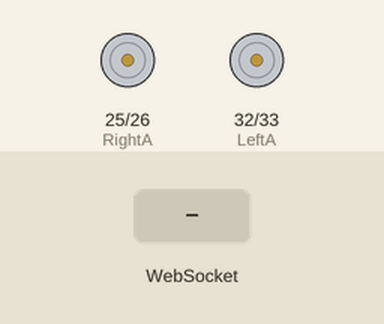
Bench run of a program on a simulated ESP32. On the bench: motor-driver pin pairs drawn as motors (green arrow = first pin HIGH = forward, orange = second pin HIGH = backward, longer = more drive). The test bench sets the inputs (shaded band). WiFi joins after 1.5 s; servers stay silent unless stated; what the program prints to the serial monitor is not drawn.

Above: at 2.7 s.
2.8 s: WebSocket text "F" received
At 2.95 s:
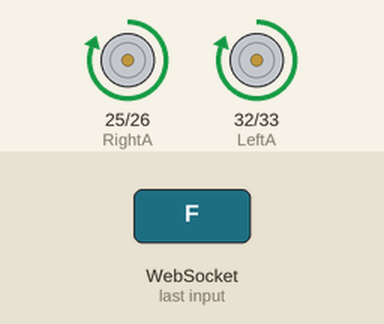
4.6 s: WebSocket text "B" received
At 4.75 s:
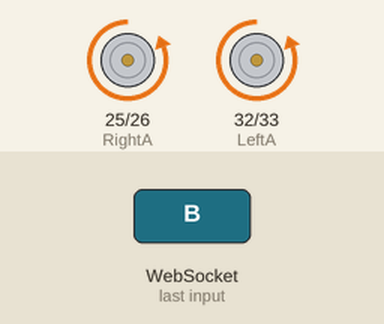
6.4 s: WebSocket text "L" received
At 6.55 s:
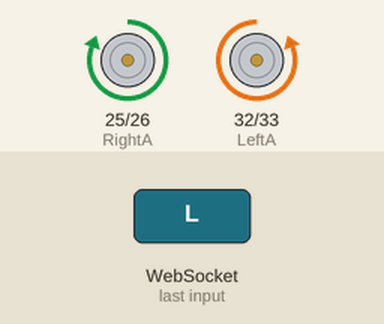
8.2 s: WebSocket text "R" received
At 8.35 s:
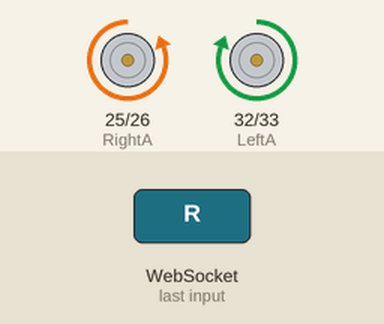
Timing chart, 0 to 11.0 s (numbered marks = the images above; inputs shaded):
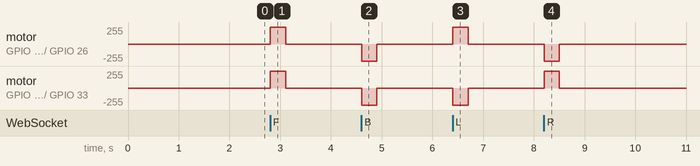

The program:

main.cpp
```cpp
// ESP32 Devkit V1 with DRV8833 motor driver
// Continuous command streaming + short motor failsafe

#include <WiFi.h>
#include <ESPAsyncWebServer.h>
#include "esp_wifi.h"

// -------------------- CONFIG --------------------
#ifndef WIFI_SSID
#define WIFI_SSID "YOUR_SSID"
#endif

#ifndef WIFI_PASSWORD
#define WIFI_PASSWORD "YOUR_PASSWORD"
#endif

const char* ssid = WIFI_SSID;
const char* password = WIFI_PASSWORD;

const char* CODE_VERSION = "v0.31";

// -------------------- GLOBALS --------------------
AsyncWebServer server(80);
AsyncWebSocket ws("/ws");

unsigned long lastCommandTime = 0;
const unsigned long commandTimeout = 300;

char currentState[8] = "STOP";

// -------------------- MOTOR PINS --------------------
#define LeftA  32
#define LeftB  33
#define RightA 25
#define RightB 26

// Bit Order: LA LB RA RB
#define DIR_STOP  0b0000
#define DIR_FWD   0b1010
#define DIR_BACK   0b0101
#define DIR_LEFT  0b0110
#define DIR_RIGHT 0b1001

// -------------------- HTML --------------------
const char index_html[] PROGMEM = R"rawliteral(
<!DOCTYPE html>
<html>
<head>
<meta name="viewport" content="width=device-width, initial-scale=1">

<style>
body {
  font-family: sans-serif;
  text-align: center;
}

.grid {
  display: grid;
  grid-template-columns: 80px 80px 80px;
  grid-template-rows: 80px 80px 80px;
  gap: 10px;
  justify-content: center;
  margin-top: 30px;
}

button {
  font-size: 16px;
  background-color: #ccc;
  border: none;
  border-radius: 5px;
  cursor: pointer;
  transition: background-color 0.05s;
}

button.active {
  background-color: #4CAF50;
  color: white;
}

.motor-status {
  margin: 20px auto;
  padding: 20px;
  border: 2px solid #ddd;
  border-radius: 10px;
  width: 320px;
  background-color: #f9f9f9;
}

.motor-indicator {
  display: inline-block;
  width: 30px;
  height: 30px;
  margin: 5px;
  border-radius: 50%;
  background-color: #ccc;
}

.motor-indicator.active {
  background-color: #4CAF50;
}

.wifi-status {
  margin-left: 10px;
  padding: 5px 10px;
  border-radius: 5px;
  font-size: 12px;
}

.wifi-connected {
  background-color: #4CAF50;
  color: white;
}

.wifi-disconnected {
  background-color: #f44336;
  color: white;
}
</style>
</head>

<body>

<h3>ESP32 Motor Control</h3>
<div>Code Version: %VERSION%</div>

<div class="grid">
  <div></div><button id="fwd">F</button><div></div>
  <button id="left">L</button><button id="stop">STOP</button><button id="right">R</button>
  <div></div><button id="back">B</button><div></div>
</div>

<div class="motor-status">
<div>Browser Command Sent</div>

  <div id="la-pin" class="motor-indicator"></div>
  <div id="lb-pin" class="motor-indicator"></div>
  <div id="ra-pin" class="motor-indicator"></div>
  <div id="rb-pin" class="motor-indicator"></div>

  <div style="margin-top:20px;">
    <div>ESP32 Motor State</div>

    <div id="esp-la-pin" class="motor-indicator"></div>
    <div id="esp-lb-pin" class="motor-indicator"></div>
    <div id="esp-ra-pin" class="motor-indicator"></div>
    <div id="esp-rb-pin" class="motor-indicator"></div>
  </div>

 <div style="
  margin-top:15px;
  display:flex;
  justify-content:center;
  align-items:flex-start;
  gap:20px;
">

  <div style="
    width:120px;
    text-align:center;
  ">
    <div>Command</div>
    <div id="current-command">STOP</div>
  </div>

  <div style="
    width:120px;
    text-align:center;
  ">
    <div>WiFi</div>
    <div id="wifi-status"
      class="wifi-status wifi-disconnected">
      ?
    </div>
  </div>

  <div style="
    width:120px;
    text-align:center;
  ">
    <div>Latency</div>
    <div id="latency-status">-- ms</div>
  </div>

</div>

</div>

<script>

const DIR = {
  STOP:0b0000,
  F:0b1010,
  B:0b0101,
  L:0b0110,
  R:0b1001
};

let lastRxTime = Infinity;
let pingStartTime = 0;
let latencyMs = 0;

let ws;
let activeCommand = "STOP";

function setPin(id,v){
  document.getElementById(id).classList.toggle("active",v);
}

function setDirection(dir){
  setPin("la-pin",(dir>>3)&1);
  setPin("lb-pin",(dir>>2)&1);
  setPin("ra-pin",(dir>>1)&1);
  setPin("rb-pin",(dir>>0)&1);
}

function setEspDirection(dir){
  setPin("esp-la-pin",(dir>>3)&1);
  setPin("esp-lb-pin",(dir>>2)&1);
  setPin("esp-ra-pin",(dir>>1)&1);
  setPin("esp-rb-pin",(dir>>0)&1);
}

function updateLatency(ms){
  latencyMs = ms;
  document.getElementById("latency-status").textContent =
    ms + " ms";;
}

function updateWiFi(ok){
  const el=document.getElementById("wifi-status");
  el.textContent = ok ? "Connected" : "Lost";
  el.className = "wifi-status " + (ok?"wifi-connected":"wifi-disconnected");
}

function send(cmd){
  if(ws && ws.readyState===1){
    ws.send(cmd);
  }
}

function updateButtonHighlight(cmd){

  Object.values(commandButtons).forEach(id=>{
    document.getElementById(id).classList.remove("active");
  });

  const activeId = commandButtons[cmd];

  if (activeId) {
    document.getElementById(activeId).classList.add("active");
  }
}

function setCommand(cmd){
  activeCommand = cmd;

  updateButtonHighlight(cmd);

document.getElementById("current-command").textContent = cmd;

  setDirection(DIR[cmd] ?? DIR.STOP);
}

function connect(){

  ws = new WebSocket("ws://" + location.host + "/ws");

  ws.onopen = ()=>{
    lastRxTime = performance.now();
    activeCommand = "STOP";
    updateButtonHighlight("STOP");
    setDirection(DIR.STOP);
    send("STOP");
    updateWiFi(true);
  };

  ws.onmessage = (e)=>{
    lastRxTime = performance.now();
    if(e.data.startsWith("PING:")){
      lastPongTime = performance.now();
      updateLatency(
        Math.round(performance.now() - pingStartTime)
      );
  return;
  }

    if(e.data==="WIFI_OK"){
      updateWiFi(true);
      return;
    }

    if(e.data==="WIFI_LOST"){
      updateWiFi(false);
      return;
    }

  document.getElementById("current-command").textContent = e.data;

    setEspDirection(DIR[e.data] ?? DIR.STOP);
  };

  ws.onclose = ()=>{
    activeCommand = "STOP";
    updateButtonHighlight("STOP");
    setDirection(DIR.STOP);
    updateWiFi(false);
    setTimeout(connect,1000);
  };

  ws.onerror = ()=>{
    updateWiFi(false);
  };
}

connect();

setInterval(()=>{
  const connected =
    ws &&
    ws.readyState === 1 &&
    (performance.now() - lastPongTime < 1500);
  updateWiFi(connected);
},250);

// Continuously transmit active command
let pingId = 0;
let lastPongTime = 0;

setInterval(()=>{
  send(activeCommand);
},100);

setInterval(()=>{
  if(ws && ws.readyState === 1){
    pingId++;
    pingStartTime = performance.now();
    ws.send("PING:" + pingId);
  }
},500);

// -------------------- INPUT --------------------

const keyToCommand = {
  "w":"F",
  "ArrowUp":"F",

  "s":"B",
  "ArrowDown":"B",

  "a":"L",
  "ArrowLeft":"L",

  "d":"R",
  "ArrowRight":"R",

  "x":"STOP",
  " ":"STOP"
};

const commandButtons = {
  "F":"fwd",
  "B":"back",
  "L":"left",
  "R":"right",
  "STOP":"stop"
};

function bindButton(id,cmd){
  const el=document.getElementById(id);
  el.onmousedown = ()=> setCommand(cmd);
  el.onmouseup = ()=> setCommand("STOP");
  el.onmouseleave = ()=> setCommand("STOP");
  el.ontouchstart = (e)=>{
    e.preventDefault();
    setCommand(cmd);
  };

  el.ontouchend = ()=>{
    setCommand("STOP");
  };

  el.ontouchcancel = ()=>{
    setCommand("STOP");
  };
}

bindButton("fwd","F");
bindButton("back","B");
bindButton("left","L");
bindButton("right","R");

document.getElementById("stop").onclick = ()=>{
  setCommand("STOP");
};

// Keyboard controls
const pressedKeys = new Set();

function updateKeyboardCommand(){

  if (pressedKeys.has("x") || pressedKeys.has(" ")) {
    setCommand("STOP");
    return;
  }

  if (pressedKeys.has("w") || pressedKeys.has("ArrowUp")) {
    setCommand("F");
    return;
  }

  if (pressedKeys.has("s") || pressedKeys.has("ArrowDown")) {
    setCommand("B");
    return;
  }

  if (pressedKeys.has("a") || pressedKeys.has("ArrowLeft")) {
    setCommand("L");
    return;
  }

  if (pressedKeys.has("d") || pressedKeys.has("ArrowRight")) {
    setCommand("R");
    return;
  }

  setCommand("STOP");
}

document.addEventListener("keydown",(e)=>{
  if (keyToCommand[e.key] !== undefined) {
    e.preventDefault();
    pressedKeys.add(e.key);
    updateKeyboardCommand();
  }
});

document.addEventListener("keyup",(e)=>{
  if (keyToCommand[e.key] !== undefined) {
    e.preventDefault();
    pressedKeys.delete(e.key);
    updateKeyboardCommand();
  }
});

window.addEventListener("blur",()=>{
  pressedKeys.clear();
  setCommand("STOP");
});

window.addEventListener("offline",()=>{
  updateWiFi(false);
});

window.addEventListener("online",()=>{
  connect();
});

</script>

</body>
</html>
)rawliteral";

// -------------------- MOTOR --------------------
void setDirection(uint8_t dir) {
  digitalWrite(LeftA,  (dir >> 3) & 1);
  digitalWrite(LeftB,  (dir >> 2) & 1);
  digitalWrite(RightA, (dir >> 1) & 1);
  digitalWrite(RightB, (dir >> 0) & 1);
}

void handleCommand(const char* msg) {
  lastCommandTime = millis();
  if (strcmp(currentState, msg) == 0) {
    return;
  }

  strncpy(currentState, msg, sizeof(currentState) - 1);
  currentState[sizeof(currentState) - 1] = '\0';

  uint8_t dir = DIR_STOP;

  if      (strcmp(msg, "F") == 0)    dir = DIR_FWD;
  else if (strcmp(msg, "B") == 0)    dir = DIR_BACK;
  else if (strcmp(msg, "L") == 0)    dir = DIR_LEFT;
  else if (strcmp(msg, "R") == 0)    dir = DIR_RIGHT;

  setDirection(dir);
  ws.textAll(currentState);
}

// -------------------- WIFI EVENTS --------------------
void onWiFiEvent(WiFiEvent_t event) {
  switch (event) {
    case ARDUINO_EVENT_WIFI_STA_START:
      Serial.println("[WiFi] STA started");
      break;
    case ARDUINO_EVENT_WIFI_STA_CONNECTED:
      Serial.println("[WiFi] Connected to AP");
      break;
    case ARDUINO_EVENT_WIFI_STA_GOT_IP:
      Serial.print("[WiFi] IP: ");
      Serial.println(WiFi.localIP());
      ws.textAll("WIFI_OK");
      break;

    case ARDUINO_EVENT_WIFI_STA_DISCONNECTED:
      Serial.println("[WiFi] Disconnected");
      ws.textAll("WIFI_LOST");
      break;

    default:
      break;
  }
}

// -------------------- WIFI START --------------------
void startWiFi() {
  WiFi.mode(WIFI_STA);
  WiFi.setSleep(false);
  esp_wifi_set_ps(WIFI_PS_NONE);
  WiFi.setAutoReconnect(true);
  WiFi.persistent(false);
  WiFi.setTxPower(WIFI_POWER_11dBm);
  Serial.print("MAC Address: ");
  Serial.println(WiFi.macAddress());
  WiFi.begin(ssid, password);
  Serial.println("[WiFi] Connecting...");
  unsigned long startAttempt = millis();
  while (WiFi.status() != WL_CONNECTED &&
         millis() - startAttempt < 8000) {
    delay(250);
    Serial.print(".");
  }

  if (WiFi.status() == WL_CONNECTED) {
    Serial.println("\n[WiFi] Connected");
  } else {
    Serial.println("\n[WiFi] Connection timeout");
  }
}

// -------------------- WEBSOCKET --------------------
void onWsEvent(AsyncWebSocket *server,
               AsyncWebSocketClient *client,
               AwsEventType type,
               void *arg,
               uint8_t *data,
               size_t len) {

  if (type == WS_EVT_CONNECT) {
    client->text("WIFI_OK");
    client->text(currentState);
  }

  else if (type == WS_EVT_DATA) {
    char msg[8] = {0};
    if (len >= sizeof(msg)) {
      return;
    }

    memcpy(msg, data, len);
    msg[len] = '\0';

    if (strncmp(msg, "PING:", 5) == 0) {
      client->text(msg);
      return;
    }

    if (strcmp(msg, "F") == 0 ||
        strcmp(msg, "B") == 0 ||
        strcmp(msg, "L") == 0 ||
        strcmp(msg, "R") == 0 ||
        strcmp(msg, "STOP") == 0) {

      handleCommand(msg);
    }
  }
}

// -------------------- SETUP --------------------
void setup() {

  Serial.begin(115200);

  Serial.println();
  Serial.print("ESP32 Motor Controller ");
  Serial.println(CODE_VERSION);

  pinMode(LeftA, OUTPUT);
  pinMode(LeftB, OUTPUT);
  pinMode(RightA, OUTPUT);
  pinMode(RightB, OUTPUT);

  setDirection(DIR_STOP);
  lastCommandTime = millis();
  WiFi.onEvent(onWiFiEvent);
  startWiFi();
  ws.onEvent(onWsEvent);
  server.addHandler(&ws);
  server.on("/", HTTP_GET, [](AsyncWebServerRequest *request){
    String html = index_html;
    html.replace("%VERSION%", CODE_VERSION);
    request->send(200, "text/html", html);
  });

  server.begin();
}

// -------------------- LOOP --------------------
void loop() {
  static unsigned long lastReconnectAttempt = 0;
  static unsigned long lastRSSI = 0;
  static unsigned long lastCleanup = 0;

  // Cleanup websocket clients
  if (millis() - lastCleanup > 1000) {
    ws.cleanupClients();
    lastCleanup = millis();
  }

  // Reconnect logic
  if (WiFi.status() != WL_CONNECTED) {
    if (millis() - lastReconnectAttempt > 15000) {
      Serial.println("[WiFi] Reconnecting...");
      WiFi.reconnect();
      lastReconnectAttempt = millis();
    }

    if (strcmp(currentState, "STOP") != 0) {
      Serial.println("[FAILSAFE] WiFi lost -> STOP");
      setDirection(DIR_STOP);
      strcpy(currentState, "STOP");
    }

    return;
  }

  // RSSI report
  if (millis() - lastRSSI > 5000) {
    Serial.print("[WiFi] RSSI: ");
    Serial.println(WiFi.RSSI());
    lastRSSI = millis();
  }

  // Command timeout fail-safe
  if (millis() - lastCommandTime > commandTimeout) {
    if (strcmp(currentState, "STOP") != 0) {
      Serial.println("[FAILSAFE] Command timeout -> STOP");
      setDirection(DIR_STOP);
      strcpy(currentState, "STOP");
      ws.textAll("STOP");
    }
  }


}
```

Measured:
- after the input at 2.8 s, motor on GPIO 25 (RightA) / GPIO 26 (RightB), motor on GPIO 32 (LeftA) / GPIO 33 (LeftB): stopped → forward 255/255 at once, → stopped 0.30 s later
- after the input at 4.6 s, motor on GPIO 25 (RightA) / GPIO 26 (RightB), motor on GPIO 32 (LeftA) / GPIO 33 (LeftB): stopped → backward 255/255 at once, → stopped 0.30 s later
- after the input at 6.4 s, motor on GPIO 25 (RightA) / GPIO 26 (RightB): stopped → forward 255/255 at once, → stopped 0.30 s later; motor on GPIO 32 (LeftA) / GPIO 33 (LeftB): stopped → backward 255/255 at once, → stopped 0.30 s later
- after the input at 8.2 s, motor on GPIO 25 (RightA) / GPIO 26 (RightB): stopped → backward 255/255 at once, → stopped 0.30 s later; motor on GPIO 32 (LeftA) / GPIO 33 (LeftB): stopped → forward 255/255 at once, → stopped 0.30 s later
